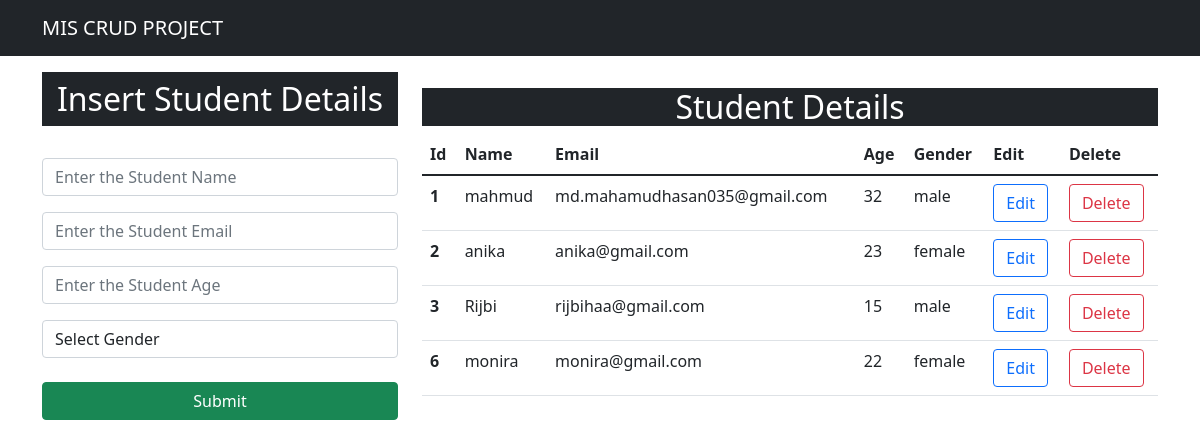
The page / on the database its author committed.
### app/models.py (models this page shows)
class Student(models.Model):
    name=models.CharField(max_length=25,blank=False,null=False)
    email=models.EmailField()
    age=models.IntegerField()
    gender=models.CharField(max_length=25,blank=False,null=False)
    def __str__(self):
        return self.name

### app/views.py (the view)
# urls.py: path('', views.index,name="index"),
def index(request):
    data=Student.objects.all()
    print(data)
    context={"data":data}
    return render(request,"index.html",context)

### templates/index.html (shortened to what this page needs)
<!DOCTYPE html>
<html lang="en">
  <head>
    <link
      href="https://cdn.jsdelivr.net/npm/bootstrap@5.1.3/dist/css/bootstrap.min.css"
      rel="stylesheet"
    />
  </head>
  <body>
    <nav class="navbar navbar-expand-lg navbar-dark bg-dark">
      <div class="container-md">
        <a class="navbar-brand" href="/">MIS CRUD PROJECT</a>
      </div>
    </nav>
    <div class="container mt-3">
      <div class="row">
        <div class="col-md-4">
          <h2 class="text-white bg-dark text-center p-2">
            Insert Student Details
          </h2>
          <br />
          <form action="/insert" method="post">{% csrf_token %}
            <div class="form-group">
              <input
                type="text"
                class="form-control"
                placeholder="Enter the Student Name"
                name="name"
                required
              />
            </div>
            <div class="form-group">
              <input
                type="email"
                class="form-control mt-3"
                placeholder="Enter the Student Email"
                name="email"
                required
              />
            </div>
            <div class="form-group">
              <input
                type="number"
                class="form-control mt-3"
                placeholder="Enter the Student Age"
                name="age"
                required
              />
            </div>
            <div class="form-group">
              <select
                id="gender"
                class="form-control mt-3"
                name="gender"
                required
              >
                <option selected>Select Gender</option>
              </select>
            </div>
            <br />
            <div class="d-grid gap-2">
              <button class="btn btn-success" type="submit">Submit</button>
            </div>
          </form>
        </div>
        <div class="col-md-8">
          <h2 class="text-center text-white bg-dark mt-3">Student Details</h2>
          <table class="table">
            <thead>
              <tr>
                <th scope="col">Id</th>
                <th scope="col">Name</th>
                <th scope="col">Email</th>
                <th scope="col">Age</th>
                <th scope="col">Gender</th>
                <th scope="col">Edit</th>
                <th scope="col">Delete</th>
              </tr>
            </thead>
            <tbody>
              {% for d in data %}
              <tr>
                <th scope="row">{{d.id}}</th>
                <td>{{d.name}}</td>
                <td>{{d.email}}</td>
                <td>{{d.age}}</td>
                <td>{{d.gender}}</td>
                <td><a type="button" href="/update/{{d.id}}" class="btn btn-outline-primary">Edit</a></td>
                <td><a type="button" href="/delete/{{d.id}}" class="btn btn-outline-danger">Delete</a></td>
              </tr>
              {% endfor %}
            </tbody>
          </table>
        </div>
      </div>
    </div>
  </body>
</html>

### rows shown on the page
Student: id "1", name "mahmud", email "md.mahamudhasan035@gmail.com", age "32", gender "male"
Student: id "2", name "anika", email "anika@gmail.com", age "23", gender "female"
Student: id "3", name "Rijbi", email "rijbihaa@gmail.com", age "15", gender "male"
Student: id "6", name "monira", email "monira@gmail.com", age "22", gender "female"
